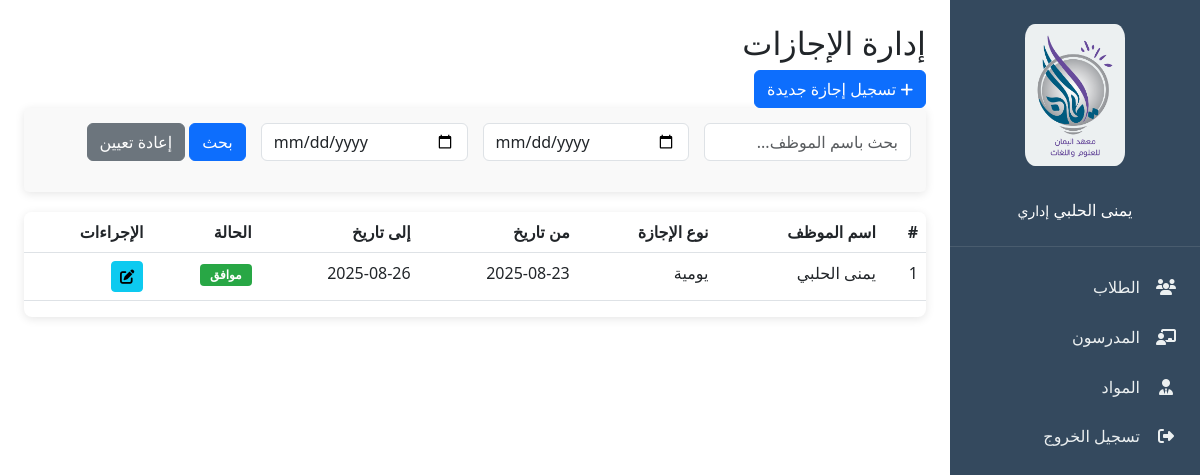
The app's page /employ/vacations/ (signed in) with its own data.
### employ/models.py (models this page shows, shortened)
class Employee(models.Model):
    POSITION_CHOICES = [
        ('admin', 'إداري'),
        ('accountant', 'محاسب'),
        ('mentor', 'موجه'),
        ('manager', 'مدير'),
        ('marketing', 'تسويق'),
        ('reception', 'استقبال'),
    ]
    user = models.OneToOneField(User, on_delete=models.CASCADE, related_name='employee')
    position = models.CharField(max_length=20, choices=POSITION_CHOICES)
    phone_number = models.CharField(max_length=20)
    hire_date = models.DateField(auto_now_add=True)
    salary = models.DecimalField(max_digits=10, decimal_places=2)

class Vacation(models.Model):
    VACATION_TYPES = [
        ('يومية', 'يومية'),
        ('طارئة', 'طارئة'),
        ('مرضية', 'مرضية'),
    ]
    STATUS_CHOICES = [
        ('معلقة', 'معلقة'),
        ('موافق', 'موافق'),
        ('غير موافق', 'غير موافق'),
    ]
    employee = models.ForeignKey(Employee, on_delete=models.CASCADE, related_name='vacations')
    vacation_type = models.CharField(max_length=20, choices=VACATION_TYPES, verbose_name='نوع الإجازة')
    reason = models.TextField(verbose_name='سبب الإجازة')
    start_date = models.DateField(verbose_name='تاريخ بدء الإجازة')
    end_date = models.DateField(verbose_name='تاريخ انتهاء الإجازة')
    submission_date = models.DateField(auto_now_add=True, verbose_name='تاريخ تقديم الطلب')
    is_replacement_secured = models.BooleanField(default=False, verbose_name='تم تأمين البديل')
    manager_opinion = models.TextField(blank=True, null=True, verbose_name='رأي المدير')
    general_manager_opinion = models.TextField(blank=True, null=True, verbose_name='رأي المدير العام')
    status = models.CharField(max_length=20, choices=STATUS_CHOICES, default='معلقة')
    created_at = models.DateTimeField(auto_now_add=True)
    updated_at = models.DateTimeField(auto_now=True)
    class Meta:
        verbose_name = 'إجازة'
        verbose_name_plural = 'الإجازات'
        ordering = ['-created_at']

### employ/views.py (the view)
# urls.py: path('vacations/', views.VacationListView.as_view(), name='vacation_list'),
class VacationListView(UserPassesTestMixin, ListView):
    model = Vacation
    template_name = 'employ/vacation_list.html'
    context_object_name = 'vacations'
    def test_func(self):
        return self.request.user.is_authenticated
    def get_queryset(self):
        queryset = super().get_queryset()
        employee_name = self.request.GET.get('employee_name')
        if employee_name:
            queryset = queryset.filter(
                Q(employee__user__first_name__icontains=employee_name) |
                Q(employee__user__last_name__icontains=employee_name)
            )
        start_date = self.request.GET.get('start_date')
        end_date = self.request.GET.get('end_date')
        if start_date:
            queryset = queryset.filter(start_date__gte=start_date)
        if end_date:
            queryset = queryset.filter(end_date__lte=end_date)
        return queryset.select_related('employee__user')
    def get_context_data(self, **kwargs):
        context = super().get_context_data(**kwargs)
        context['employees'] = Employee.objects.all()
        return context

### employ/context_processors.py (called while the page is built)
def employee_data(request):
    if request.user.is_authenticated and hasattr(request.user, 'employee'):
        return {'employee': request.user.employee}
    return {}

### templates/employ/vacation_list.html (shortened to what this page needs)
{% extends "base.html" %}
{% load static %}
{% block content %}
<div class="module-header">
    <h2>إدارة الإجازات</h2>
    <a href="{% url 'employ:vacation_create' %}" class="btn btn-primary">
        <i class="fas fa-plus"></i> تسجيل إجازة جديدة
    </a>
</div>
<div class="filters">
    <form method="GET" action="{% url 'employ:vacation_list' %}">
        <div class="form-row">
            <div class="form-col">
                <input type="text" name="employee_name" class="form-control"
                       placeholder="بحث باسم الموظف..." value="{{ request.GET.employee_name }}">
            </div>
            <div class="form-col">
                <input type="date" name="start_date" class="form-control"
                       placeholder="من تاريخ" value="{{ request.GET.start_date }}">
            </div>
            <div class="form-col">
                <input type="date" name="end_date" class="form-control"
                       placeholder="إلى تاريخ" value="{{ request.GET.end_date }}">
            </div>
            <div class="form-col">
                <button type="submit" class="btn btn-primary">بحث</button>
                <a href="{% url 'employ:vacation_list' %}" class="btn btn-secondary">إعادة تعيين</a>
            </div>
        </div>
    </form>
</div>
<div class="table-container">
    <table class="table">
        <thead>
            <tr>
                <th>#</th>
                <th>اسم الموظف</th>
                <th>نوع الإجازة</th>
                <th>من تاريخ</th>
                <th>إلى تاريخ</th>
                <th>الحالة</th>
                <th>الإجراءات</th>
            </tr>
        </thead>
        <tbody>
            {% for vacation in vacations %}
            <tr>
                <td>{{ forloop.counter }}</td>
                <td>{{ vacation.employee.user.get_full_name }}</td>
                <td>{{ vacation.get_vacation_type_display }}</td>
                <td>{{ vacation.start_date|date:"Y-m-d" }}</td>
                <td>{{ vacation.end_date|date:"Y-m-d" }}</td>
                <td>
                    <span class="badge badge-{% if vacation.status == 'موافق' %}success{% elif vacation.status == 'غير موافق' %}danger{% else %}warning{% endif %}">
                        {{ vacation.get_status_display }}
                    </span>
                </td>
                <td>
                    <a href="{% url 'employ:vacation_update' vacation.id %}" class="btn btn-sm btn-info">
                        <i class="fas fa-edit"></i>
                    </a>
                </td>
            </tr>
            {% empty %}
            <tr>
                <td colspan="7" class="text-center">لا توجد إجازات مسجلة</td>
            </tr>
            {% endfor %}
        </tbody>
    </table>
</div>
{% endblock %}

### templates/partials/_navbar.html (shortened to what this page needs)
{% load static %}
{% if user.is_authenticated %}
<div class="sidebar">
    <div class="sidebar-header">
        <img src="{% static "img/logo.png" %}" alt="معهد اليمان" class="sidebar-logo">
        <div class="user-info">
            <span>{{ user.get_full_name }}</span>
            <small>{{ user.employee.get_position_display }}</small>
        </div>
    </div>
    <div class="sidebar-menu">
        {% if user.employee.position in 'manager,admin,reception' or user.is_superuser  %}
        <a href="{% url "students:student" %}" class="menu-item" data-module="students">
            <i class="fas fa-users"></i>
            <span>الطلاب</span>
        </a>
        {% endif %}
        {% if user.employee.position in 'manager,admin,' or user.is_superuser  %}
        <a href="{% url "employ:teachers" %}" class="menu-item" data-module="teachers">
            <i class="fas fa-chalkboard-teacher"></i>
            <span>المدرسون</span>
        </a>
        {% endif %}
        {% if user.employee.position in 'manager,admin' or user.is_superuser  %}
        <a href="{% url "courses:subject_list" %}" class="menu-item" data-module="hr">
            <i class="fas fa-user-tie"></i>
            <span>المواد</span>
        </a>
        {% endif %}
        <form action="{% url 'logout' %}" method="post" style="display: inline;">
            <button type="submit" class="menu-item" id="logoutBtn" style="background: none; border: none; cursor: pointer;">
                <i class="fas fa-sign-out-alt"></i>
                <span>تسجيل الخروج</span>
            </button>
        </form>
    </div>
</div>
{% endif %}

### yaman/static/css/style.css (style rules this page uses)
:root { --primary-color: #3498db; --secondary-color: #2ecc71; --danger-color: #e74c3c; --warning-color: #f39c12; --info-color: #1abc9c; --dark-color: #34495e; --light-color: #ecf0f1; --white: #ffffff; --black: #2c3e50; --gray: #95a5a6; --border-radius: 8px; --box-shadow: 0 2px 10px rgba(0, 0, 0, 0.1); --transition: all 0.3s ease; }
* { margin: 0; padding: 0; box-sizing: border-box; }
html { scroll-behavior: smooth; }
body { font-family: 'Tajawal', sans-serif; background-color: #f5f7fa; color: var(--black); direction: rtl; line-height: 1.6; }
a { text-decoration: none !important; color: var(--primary-color); }
.btn { display: inline-flex; align-items: center; justify-content: center; padding: 0.5rem 1rem; border-radius: var(--border-radius); font-weight: 500; cursor: pointer; transition: var(--transition); border: none; font-size: 0.9rem; gap: 0.5rem; }
.btn i { font-size: 0.9rem; }
.btn-primary { background-color: var(--primary-color); color: var(--white); }
.btn-secondary { background-color: var(--secondary-color); color: var(--white); }
.btn-info { background-color: var(--info-color); color: var(--white); }
.sidebar { width: 250px; height: 100vh; position: fixed; right: 0; top: 0; background-color: var(--dark-color); color: var(--white); transition: var(--transition); z-index: 1000; overflow-y: auto; }
.sidebar-header { padding: 1.5rem; border-bottom: 1px solid rgba(255, 255, 255, 0.1); text-align: center; }
.sidebar-logo { width: 100px; height: auto; margin-bottom: 1rem; background-color: #ecf0f1; border-radius: 10%; }
.user-info { margin-top: 1rem; }
.sidebar-menu { padding: 1rem 0; }
.menu-item { padding: 0.8rem 1.5rem; display: flex; align-items: center; gap: 1rem; cursor: pointer; transition: var(--transition); color: var(--light-color); }
.menu-item i { width: 20px; text-align: center; }
.table-container { background-color: var(--white); border-radius: var(--border-radius); box-shadow: var(--box-shadow); overflow-x: auto; margin-bottom: 2rem; }
table { width: 100%; border-collapse: collapse; }
th, td { padding: 0.8rem 1rem; text-align: right; }
th { background-color: #f8f9fa; font-weight: 700; color: var(--dark-color); border-bottom: 2px solid #eee; }
td { border-bottom: 1px solid #eee; }
.form-row { display: flex; gap: 1rem; margin-bottom: 1rem; }
.form-col { flex: 1; }
input, select, textarea { width: 100%; padding: 0.8rem; border: 1px solid #ddd; border-radius: var(--border-radius); font-family: inherit; transition: var(--transition); }
.filters { background-color: var(--white); padding: 1rem; border-radius: var(--border-radius); box-shadow: var(--box-shadow); margin-bottom: 1.5rem; }
.badge { padding: 0.2rem 0.5rem; border-radius: 20px; font-size: 0.8rem; }

### templates/employ/vacation_list.html (style rules this page uses)
.filters { margin-bottom: 20px; padding: 15px; background: #f9f9f9; border-radius: 5px; }
.form-row { display: flex; flex-wrap: wrap; gap: 15px; align-items: end; }
.form-col { flex: 1; min-width: 200px; }
.badge { padding: 5px 10px; border-radius: 4px; font-size: 12px; }
.badge-success { background: #28a745; color: white; }

### records on screen
Vacation: employee.user.get_full_name "يمنى الحلبي", vacation_type "يومية", start_date "2025-08-23", end_date "2025-08-26", status "موافق"

### other values on screen
{{ user.get_full_name }} "يمنى الحلبي"
{{ user.employee.get_position_display }} "إداري"
